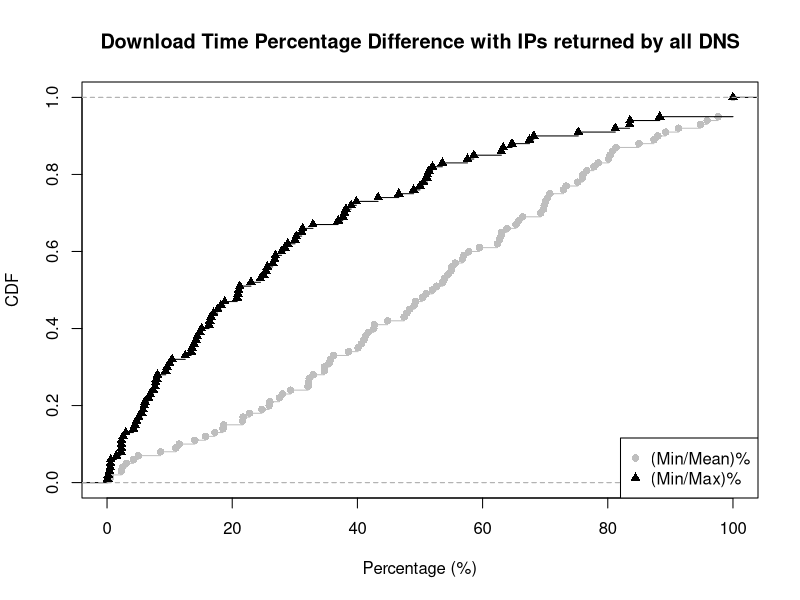

The R script that drew this image:
mean_min <- c(76.056338, 55.630276, 2.277088, 10.992366, 40.610284, 49.074976, 97.635605, 76.636255, 63.897570, 54.961832, 18.613082, 4.988453, 75.929291, 87.372014, 50.968430, 27.525968, 69.279833, 81.325301, 14.026885, 73.333333, 100.000000, 63.073852, 77.786318, 62.354964, 34.710744, 89.235487, 44.826824, 49.281314, 51.968504, 41.721854, 88.000000, 42.612098, 56.756757, 70.402513, 65.789661, 100.000000, 75.195508, 35.481767, 32.117049, 80.357143, 65.331665, 62.936404, 38.590542, 50.380737, 91.306686, 78.458011, 53.914692, 84.980989, 40.112800, 80.726539, 66.414075, 4.237727, 70.056912, 35.732724, 42.704626, 52.691614, 25.903128, 100.000000, 100.000000, 36.186584, 15.748031, 18.530806, 0.471906, 48.312281, 34.704986, 94.812779, 24.743446, 69.845560, 95.883777, 3.090077, 72.915320, 32.205368, 54.477612, 62.678063, 57.010871, 57.798165, 28.017144, 100.000000, 21.660768, 0.594476, 17.227118, 8.569624, 70.744289, 22.780083, 32.935656, 55.108153, 41.041084, 53.639472, 41.273101, 47.454775, 80.122324, 26.010526, 59.504132, 47.904192, 21.736292, 2.430044, 69.767442, 11.536081, 32.300852, 29.329333)

max_min <- c(50.000000, 13.584906, 0.609756, 7.407407, 5.574516, 24.513619, 88.301887, 51.437700, 37.660944, 26.470588, 2.311436, 0.553506, 57.593985, 75.294118, 43.300433, 16.588419, 58.600586, 68.181818, 2.283105, 12.500000, 100.000000, 31.102362, 50.549451, 17.000170, 5.046344, 81.200812, 39.000390, 10.000000, 37.931034, 13.432836, 64.705882, 9.379968, 39.837398, 52.000520, 30.235294, 100.000000, 67.500675, 25.600256, 9.600096, 53.571429, 28.855721, 28.400284, 18.800188, 4.479578, 83.480826, 26.782609, 38.164251, 51.202749, 26.900269, 27.881041, 63.000630, 3.000030, 25.358852, 13.900139, 31.250000, 32.900329, 14.200142, 100.000000, 100.000000, 20.800208, 8.064516, 15.100151, 0.100001, 16.300163, 7.900079, 63.302752, 2.300023, 25.000000, 83.544304, 0.200002, 30.031949, 5.742821, 2.564103, 46.610169, 4.700047, 14.847162, 6.052632, 100.000000, 6.600066, 0.400004, 2.200022, 1.500015, 21.015762, 7.663317, 16.400164, 5.940594, 17.666667, 10.409556, 20.937500, 14.417178, 51.171875, 6.900069, 36.923077, 22.988506, 4.223744, 0.520833, 48.979592, 7.800078, 21.200212, 18.200182)

mean_min_val = ecdf(mean_min)
max_min_val = ecdf(max_min)

plot(mean_min_val, lty=1, col="grey", pch = 16, xlab="Percentage (%)", ylab="CDF", main="Download Time Percentage Difference with IPs returned by all DNS", xlim=c(0, 100))
lines(max_min_val, pch = 17)

legend("bottomright",  pch = c(16, 17), legend = c("(Min/Mean)%", "(Min/Max)%"), col=c("grey", "black"))

